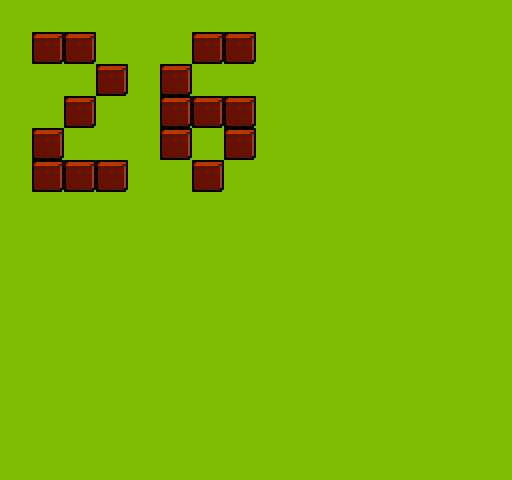

Below is a game level as drawn by its tile map, then a one-line description and the .tmx file that defines it, in full:
An orthogonal 16x15 tile map with 32x32 px tiles, 1 tile layer (Tile Layer 1).

<map version="1.0" orientation="orthogonal" renderorder="right-down" width="16" height="15" tilewidth="32" tileheight="32" nextobjectid="1">
 <tileset firstgid="1" name="t" tilewidth="32" tileheight="32" tilecount="56">
  <image source="MetaTiles.png" width="256" height="255" />
 </tileset>
 <layer name="Tile Layer 1" width="16" height="15">
  <data encoding="csv">
1,1,1,1,1,1,1,1,1,1,1,1,1,1,1,1,
1,3,3,1,1,1,3,3,1,1,1,1,1,1,1,1,
1,1,1,3,1,3,1,1,1,1,1,1,1,1,1,1,
1,1,3,1,1,3,3,3,1,1,1,1,1,1,1,1,
1,3,1,1,1,3,1,3,1,1,1,1,1,1,1,1,
1,3,3,3,1,1,3,1,1,1,1,1,1,1,1,1,
1,1,1,1,1,1,1,1,1,1,1,1,1,1,1,1,
1,1,1,1,1,1,1,1,1,1,1,1,1,1,1,1,
1,1,1,1,1,1,1,1,1,1,1,1,1,1,1,1,
1,1,1,1,1,1,1,1,1,1,1,1,1,1,1,1,
1,1,1,1,1,1,1,1,1,1,1,1,1,1,1,1,
1,1,1,1,1,1,1,1,1,1,1,1,1,1,1,1,
1,1,1,1,1,1,1,1,1,1,1,1,1,1,1,1,
1,1,1,1,1,1,1,1,1,1,1,1,1,1,1,1,
1,1,1,1,1,1,1,1,1,1,1,1,1,1,1,1
</data>
 </layer>
</map>
